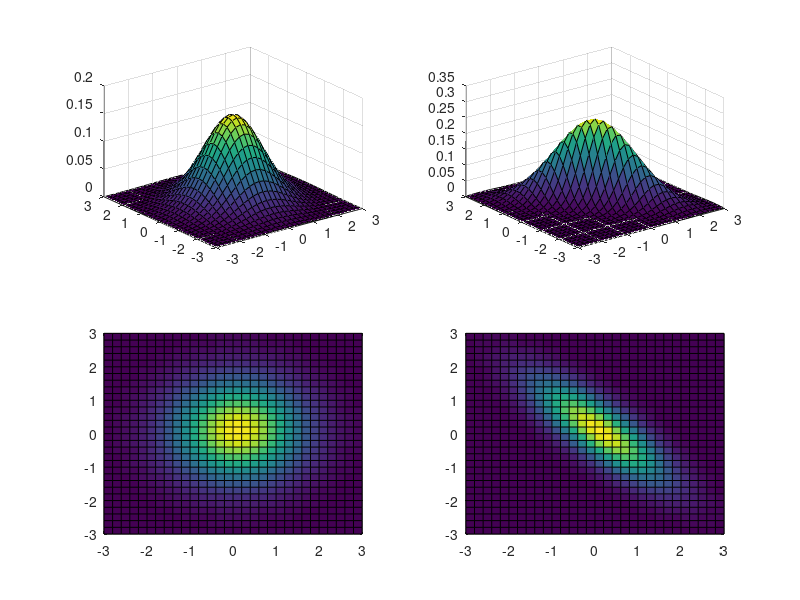

Source code (MATLAB):
clc
clear all
close all
warning off
mu = [0 0];
Sigma = [1 0;
         0 1];
x1 = -3:0.2:3;
x2 = -3:0.2:3;
[X1,X2] = meshgrid(x1,x2);
X = [X1(:) X2(:)];
y = mvnpdf(X,mu,Sigma);
y = reshape(y,length(x2),length(x1));
subplot(2,2,1);
surf(x1,x2,y);
subplot(2,2,3);
pcolor(x1,x2,y);
mu = [0 0];
Sigma = [1 -0.8;
         -0.8 1];
x1 = -3:0.2:3;
x2 = -3:0.2:3;
[X1,X2] = meshgrid(x1,x2);
X = [X1(:) X2(:)];
y = mvnpdf(X,mu,Sigma);
y = reshape(y,length(x2),length(x1));
subplot(2,2,2);
surf(x1,x2,y);
subplot(2,2,4);
pcolor(x1,x2,y)